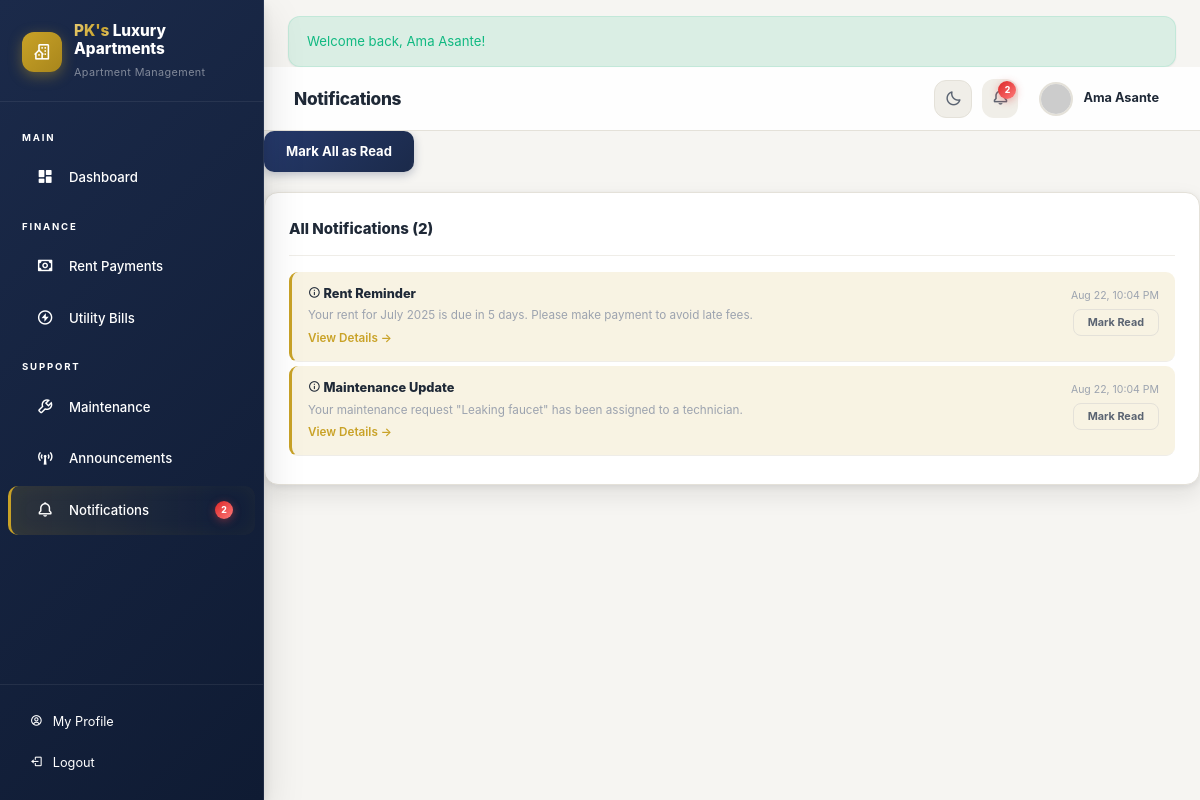
/notifications.php (signed in), run on the app's committed database.
### tables this page shows
CREATE TABLE users (
    id INT AUTO_INCREMENT PRIMARY KEY,
    username VARCHAR(50) UNIQUE NOT NULL,
    password VARCHAR(255) NOT NULL,
    full_name VARCHAR(100) NOT NULL,
    email VARCHAR(100),
    phone VARCHAR(20),
    role ENUM('admin', 'staff', 'tenant') NOT NULL DEFAULT 'tenant',
    profile_picture VARCHAR(255) DEFAULT 'default.png',
    date_of_birth DATE,
    must_change_password TINYINT(1) DEFAULT 0,
    is_active TINYINT(1) DEFAULT 1,
    last_login DATETIME DEFAULT NULL,
    created_at TIMESTAMP DEFAULT CURRENT_TIMESTAMP,
    updated_at TIMESTAMP DEFAULT CURRENT_TIMESTAMP ON UPDATE CURRENT_TIMESTAMP
);

CREATE TABLE notifications (
    id INT AUTO_INCREMENT PRIMARY KEY,
    user_id INT NOT NULL,
    title VARCHAR(150) NOT NULL,
    message TEXT NOT NULL,
    type ENUM('info', 'warning', 'success', 'payment', 'maintenance', 'utility', 'announcement') DEFAULT 'info',
    is_read TINYINT(1) DEFAULT 0,
    link VARCHAR(255),
    created_at TIMESTAMP DEFAULT CURRENT_TIMESTAMP,
    FOREIGN KEY (user_id) REFERENCES users(id) ON DELETE CASCADE
);

### config/database.php (called while the page is built, shortened)
<?php
function getDB() {
    static $pdo = null;
    if ($pdo === null) {
        try {
            $dsn = "mysql:host=" . DB_HOST . ";dbname=" . DB_NAME . ";charset=utf8mb4";
            $pdo = new PDO($dsn, DB_USER, DB_PASS, [
                PDO::ATTR_ERRMODE => PDO::ERRMODE_EXCEPTION,
                PDO::ATTR_DEFAULT_FETCH_MODE => PDO::FETCH_ASSOC,
                PDO::ATTR_EMULATE_PREPARES => false,
            ]);
        } catch (PDOException $e) {
            die("Database connection failed: " . $e->getMessage());
        }
    }
    return $pdo;
}
function getFlash() {
    if (isset($_SESSION['flash'])) {
        $flash = $_SESSION['flash'];
        return $flash;
    }
    return null;
}
function sanitize($input) {
    return htmlspecialchars(trim($input), ENT_QUOTES, 'UTF-8');
}
function currentUser() {
    if (isset($_SESSION['user_id'])) {
        $db = getDB();
        $stmt = $db->prepare("SELECT * FROM users WHERE id = ? AND is_active = 1");
        $stmt->execute([$_SESSION['user_id']]);
        return $stmt->fetch();
    }
    return null;
}

### notifications.php (the view, shortened to what this page needs)
<?php
require_once __DIR__ . '/config/database.php';
$pageTitle = 'Notifications';
$db = getDB();
$user = currentUser();
$stmt = $db->prepare("SELECT * FROM notifications WHERE user_id = ? ORDER BY created_at DESC");
$stmt->execute([$user['id']]);
$notifications = $stmt->fetchAll();
include __DIR__ . '/includes/header.php';
?>
<div class="filter-bar">
    <a href="notifications.php?mark_all=1" class="btn btn-secondary">Mark All as Read</a>
</div>
<div class="card">
    <div class="card-header">
        <h3>All Notifications (<?= count($notifications) ?>)</h3>
    </div>
    <div id="notifList">
        <?php if ($notifications): ?>
            <?php foreach ($notifications as $n): ?>
            <div class="notif-item <?= !$n['is_read'] ? 'unread' : '' ?>" style="border-radius:var(--radius-sm);margin-bottom:4px;" id="notif-<?= $n['id'] ?>">
                <div style="display:flex;justify-content:space-between;align-items:flex-start;">
                    <div>
                        <div class="notif-title">
                            <?php
                            $typeIcons = ['info' => '<i class="bx bx-info-circle"></i>', 'warning' => '<i class="bx bx-error"></i>', 'success' => '<i class="bx bx-check-circle"></i>', 'payment' => '<i class="bx bx-money"></i>', 'maintenance' => '<i class="bx bx-wrench"></i>', 'announcement' => '<i class="bx bx-broadcast"></i>'];
                            echo $typeIcons[$n['type']] ?? '<i class="bx bx-info-circle"></i>'; ?>
                            <?= sanitize($n['title']) ?>
                        </div>
                        <div class="notif-msg"><?= sanitize($n['message']) ?></div>
                        <?php if ($n['link']): ?>
                            <a href="<?= sanitize($n['link']) ?>" style="font-size:0.78rem;font-weight:600;">View Details &rarr;</a>
                        <?php endif; ?>
                    </div>
                    <div style="text-align:right;min-width:120px;">
                        <div class="notif-time"><?= date('M j, g:i A', strtotime($n['created_at'])) ?></div>
                        <?php if (!$n['is_read']): ?>
                            <button class="btn btn-sm btn-outline" style="margin-top:4px;font-size:0.72rem;" onclick="markRead(<?= $n['id'] ?>)">Mark Read</button>
                        <?php endif; ?>
                    </div>
                </div>
            </div>
            <?php endforeach; ?>
        <?php endif; ?>
    </div>
</div>
<?php include __DIR__ . '/includes/footer.php'; ?>

### includes/header.php (shortened to what this page needs)
<?php
require_once __DIR__ . '/../config/database.php';
$user = currentUser();
$unreadNotifs = 0;
if ($user) {
    $db = getDB();
    $stmt = $db->prepare("SELECT COUNT(*) FROM notifications WHERE user_id = ? AND is_read = 0");
    $stmt->execute([$user['id']]);
    $unreadNotifs = $stmt->fetchColumn();
}
?>
<!DOCTYPE html>
<html lang="en">
<head>
    <link rel="stylesheet" href="https://unpkg.com/boxicons@2.1.4/css/boxicons.min.css">
    <link rel="stylesheet" href="<?= SITE_URL ?>/css/style.css?v=18">
</head>
<body>
<div class="app-layout">
    <aside class="sidebar" id="sidebar">
        <div class="sidebar-brand">
            <div class="brand-logo"><i class='bx bx-building-house'></i></div>
            <div>
                <h2><span class="brand-gold">PK's</span> Luxury Apartments</h2>
                <small>Apartment Management</small>
            </div>
        </div>
        <nav class="sidebar-nav">
            <div class="nav-section">Main</div>
            <a href="dashboard.php" class="<?= basename($_SERVER['PHP_SELF']) == 'dashboard.php' ? 'active' : '' ?>">
                <span class="icon"><i class='bx bxs-dashboard'></i></span> Dashboard
            </a>
            <div class="nav-section">Finance</div>
            <a href="payments.php" class="<?= basename($_SERVER['PHP_SELF']) == 'payments.php' ? 'active' : '' ?>">
                <span class="icon"><i class='bx bx-money'></i></span> Rent Payments
            </a>
            <a href="utilities.php" class="<?= basename($_SERVER['PHP_SELF']) == 'utilities.php' ? 'active' : '' ?>">
                <span class="icon"><i class='bx bx-bolt-circle'></i></span> Utility Bills
            </a>
            <div class="nav-section">Support</div>
            <a href="maintenance.php" class="<?= basename($_SERVER['PHP_SELF']) == 'maintenance.php' ? 'active' : '' ?>">
                <span class="icon"><i class='bx bx-wrench'></i></span> Maintenance
            </a>
            <a href="announcements.php" class="<?= basename($_SERVER['PHP_SELF']) == 'announcements.php' ? 'active' : '' ?>">
                <span class="icon"><i class='bx bx-broadcast'></i></span> Announcements
            </a>
            <a href="notifications.php" class="<?= basename($_SERVER['PHP_SELF']) == 'notifications.php' ? 'active' : '' ?>">
                <span class="icon"><i class='bx bx-bell'></i></span> Notifications
                <?php if ($unreadNotifs > 0): ?>
                    <span class="notif-badge" style="position:static;margin-left:auto;"><?= $unreadNotifs ?></span>
                <?php endif; ?>
            </a>
        </nav>
        <div class="sidebar-footer">
            <a href="profile.php"><span class="icon"><i class='bx bx-user-circle'></i></span> My Profile</a>
            <a href="api/logout.php"><span class="icon"><i class='bx bx-log-out'></i></span> Logout</a>
        </div>
    </aside>
    <main class="main-content">
        <?php $flash = getFlash(); ?>
        <?php if ($flash): ?>
            <div class="alert alert-<?= $flash['type'] ?>" style="margin:16px 24px 0;"><?= sanitize($flash['message']) ?></div>
        <?php endif; ?>
        <header class="topbar">
            <div class="topbar-left">
                <h2><?= isset($pageTitle) ? sanitize($pageTitle) : 'Dashboard' ?></h2>
            </div>
            <div class="topbar-right">
                <button class="theme-toggle" id="themeToggle" onclick="toggleTheme()" title="Toggle dark mode">
                </button>
                <div style="position:relative;">
                    <button class="notif-btn" onclick="toggleNotifDropdown()" id="notifBtn">
                        <i class='bx bx-bell'></i>
                        <?php if ($unreadNotifs > 0): ?>
                            <span class="notif-badge"><?= $unreadNotifs ?></span>
                        <?php endif; ?>
                    </button>
                </div>
                <div class="topbar-user" onclick="location.href='profile.php'">
                    <img src="<?= SITE_URL ?>/uploads/profiles/<?= $user['profile_picture'] ?>" alt="Profile" loading="lazy" onerror="this.src='https://ui-avatars.com/api/?name=<?= urlencode($user['full_name']) ?>&background=47433E&color=fff'">
                    <span><?= sanitize($user['full_name']) ?></span>
                </div>
            </div>
        </header>

### data on the page
users: full_name "Ama Asante"
notifications: title "Rent Reminder", message "Your rent for July 2025 is due in 5 days. Please make payment to avoid late fees.", created_at "Aug 22, 10:04 PM"
notifications: title "Maintenance Update", message "Your maintenance request \"Leaking faucet\" has been assigned to a technician.", created_at "Aug 22, 10:04 PM"

### other printed values
$unreadNotifs "2"
$flash['message'] "Welcome back, Ama Asante!"
$pageTitle "Notifications"
count($notifications) "2"
